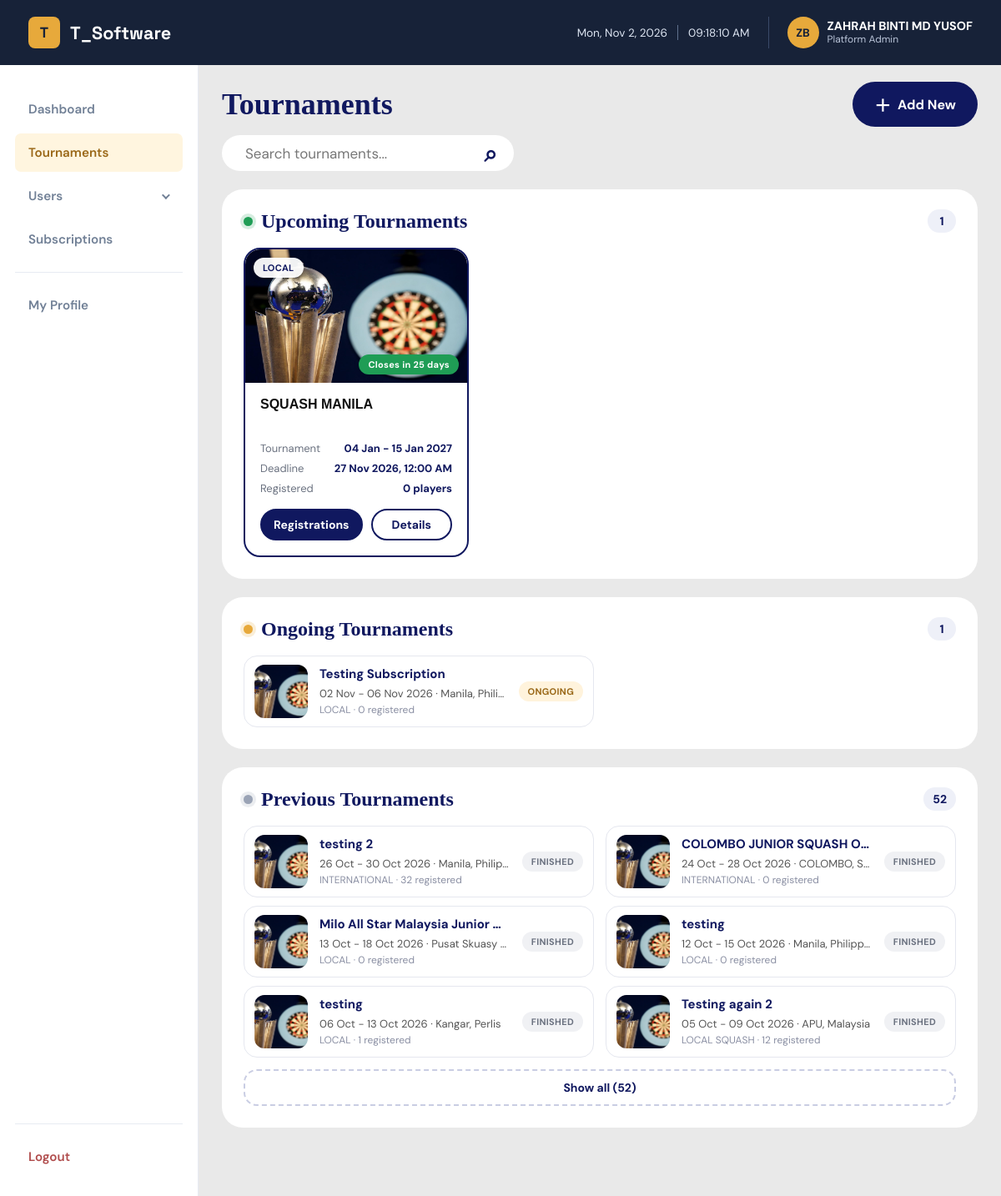
Screenshot of /admin/admin_index.php (signed in) with the database file from the repository.
### tables this page shows
CREATE TABLE `tournament` (
  `tournamentID` int(11) NOT NULL,
  `tournament_startdate` datetime NOT NULL,
  `tournament_enddate` datetime NOT NULL,
  `tournament_name` varchar(255) NOT NULL,
  `tournament_description` mediumtext NOT NULL,
  `tournament_detail_link` varchar(255) NOT NULL,
  `tournament_location` varchar(255) NOT NULL,
  `tournament_country` varchar(100) DEFAULT NULL,
  `tournament_fee` varchar(255) NOT NULL,
  `tournament_deadline` datetime NOT NULL,
  `tournament_age_cutoff` date DEFAULT NULL,
  `tournament_type` varchar(50) NOT NULL,
  `tournament_tshirt_size` varchar(255) DEFAULT NULL,
  `tournament_picture` varchar(255) DEFAULT NULL,
  `registration_field` varchar(10000) NOT NULL,
  `creatorID` varchar(255) NOT NULL
);

### admin/admin_auth.php (called while the page is built, shortened)
<?php
require_once __DIR__ . '/../db.php';
$authStmt = $conn->prepare("SELECT adminID, admin_name, admin_country, admin_profile, admin_role, admin_active FROM admins WHERE adminID = ?");
$authStmt->bind_param("s", $_SESSION['userid']);
$authStmt->execute();
$currentAdmin = $authStmt->get_result()->fetch_assoc();
$currentAdminRole = $currentAdmin['admin_role'];
function isPlatformAdmin()
{
    global $currentAdminRole;
    return $currentAdminRole === 'platform';
}
    ?>

### admin/admin_index.php (the view, shortened to what this page needs)
<?php
require_once '../db.php';
require_once 'admin_auth.php';
$creatorFilter = isPlatformAdmin()
    ? ""
    : "WHERE t.creatorID = '" . $conn->real_escape_string($_SESSION['userid']) . "'";
$tournaments_query = "SELECT
                          t.tournamentid,
                          t.tournament_name,
                          t.tournament_type,
                          t.tournament_location,
                          t.tournament_country,
                          t.tournament_startdate,
                          t.tournament_enddate,
                          t.tournament_deadline,
                          t.tournament_picture,
                          COUNT(tr.registrationID) AS registered_count
                      FROM tournament t
                      LEFT JOIN tournament_register tr
                          ON tr.tournamentID = t.tournamentID
                      $creatorFilter
                      GROUP BY t.tournamentID
                      ORDER BY t.tournament_startdate ASC";
$tournaments_result = $conn->query($tournaments_query);
$open_tournaments = [];
$upcoming_tournaments = [];
$ongoing_tournaments = [];
$previous_tournaments = [];
$now = time();
while ($tournament = $tournaments_result->fetch_assoc()) {
    $start = tournament_time($tournament['tournament_startdate']);
    $end = tournament_time($tournament['tournament_enddate']);
    $deadline = tournament_time($tournament['tournament_deadline']);
    if ($deadline !== null && $deadline >= $now) {
        $tournament['days_left'] = (int)round(
            (strtotime(date('Y-m-d', $deadline)) - strtotime(date('Y-m-d', $now))) / 86400
        );
        $open_tournaments[] = $tournament;
    } elseif ($start !== null && $start > $now) {
        $upcoming_tournaments[] = $tournament;
    } elseif ($end !== null && $end >= $now) {
        $ongoing_tournaments[] = $tournament;
    } else {
        $previous_tournaments[] = $tournament;
    }
}
usort($open_tournaments, function ($a, $b) {
    return strcmp($a['tournament_deadline'], $b['tournament_deadline']);
});
$by_start = function ($a, $b) {
    return strcmp($a['tournament_startdate'], $b['tournament_startdate']);
};
usort($upcoming_tournaments, $by_start);
usort($ongoing_tournaments, $by_start);
$previous_tournaments = array_reverse($previous_tournaments);
$previous_limit = 6;
function tournament_time($value) {
    if (empty($value) || strpos($value, '0000-00-00') === 0) {
        return null;
    }
    $time = strtotime($value);
    return $time === false ? null : $time;
}
function tournament_picture($tournament) {
    $picture = trim($tournament['tournament_picture'] ?? '');
    if ($picture === '' || strtoupper($picture) === 'NULL') {
        return './assets/tournament.jpg';
    }
    $path = strpos($picture, '../') === 0 ? $picture : '../uploads/tournaments/' . $picture;
    return file_exists(__DIR__ . '/' . $path) ? $path : './assets/tournament.jpg';
}
function tournament_dates($tournament) {
    $start = tournament_time($tournament['tournament_startdate']);
    $end = tournament_time($tournament['tournament_enddate']);
    if ($start === null) {
        return 'Dates not set';
    }
    if (date('Y', $start) === date('Y', $end)) {
        return date('d M', $start) . ' - ' . date('d M Y', $end);
    }
    return date('d M Y', $start) . ' - ' . date('d M Y', $end);
}
function tournament_place($tournament) {
    $parts = array_filter([
        trim($tournament['tournament_location'] ?? ''),
        trim($tournament['tournament_country'] ?? '')
    ]);
    return implode(', ', $parts);
}
function tournament_link($id) {
    return 'admin_each_tournament.php?id=' . (int)$id;
}
function open_card($tournament) {
    $id = (int)$tournament['tournamentid'];
    $days = $tournament['days_left'];
    if ($days <= 0) {
        $closing = 'Closes today';
    } elseif ($days === 1) {
        $closing = 'Closes tomorrow';
    } else {
        $closing = 'Closes in ' . $days . ' days';
    }
    ?>
    <article class="open-card">
        <div class="open-image">
            <img
                src="<?= htmlspecialchars(tournament_picture($tournament)) ?>"
                alt="<?= htmlspecialchars($tournament['tournament_name']) ?>"
            >
            <span class="type-badge">
                <?= htmlspecialchars(strtoupper($tournament['tournament_type'])) ?>
            </span>
            <span class="closing-badge <?= $days <= 3 ? 'urgent' : '' ?>">
                <?= $closing ?>
            </span>
        </div>
        <div class="open-content">
            <h3><?= htmlspecialchars($tournament['tournament_name']) ?></h3>
            <ul class="open-meta">
                <li>
                    <span>Tournament</span>
                    <strong><?= htmlspecialchars(tournament_dates($tournament)) ?></strong>
                </li>
                <li>
                    <span>Deadline</span>
                    <strong><?= date('d M Y, h:i A', strtotime($tournament['tournament_deadline'])) ?></strong>
                </li>
                <li>
                    <span>Registered</span>
                    <strong><?= (int)$tournament['registered_count'] ?> player<?= (int)$tournament['registered_count'] === 1 ? '' : 's' ?></strong>
                </li>
            </ul>
            <div class="open-actions">
                <a class="btn-primary" href="admin_each_tournament.php?id=<?= $id ?>">
                    Registrations
                </a>
                <a class="btn-outline" href="admin_view_tournaments.php?id=<?= $id ?>">
                    Details
                </a>
            </div>
        </div>
    </article>
    <?php
}
function list_item($tournament, $badge, $badge_class, $hidden = false) {
    $id = (int)$tournament['tournamentid'];
    $place = tournament_place($tournament);
    $link = tournament_link($id);
    $tag = $link ? 'a' : 'div';
    ?>
    <<?= $tag ?>
        class="list-item <?= $hidden ? 'extra-item' : '' ?>"
        <?= $link ? 'href="' . htmlspecialchars($link) . '"' : '' ?>
        <?= $hidden ? 'hidden' : '' ?>
    >
        <img
            class="list-thumb"
            src="<?= htmlspecialchars(tournament_picture($tournament)) ?>"
            alt=""
        >
        <div class="list-info">
            <h4><?= htmlspecialchars($tournament['tournament_name']) ?></h4>
            <p>
                <?= htmlspecialchars(tournament_dates($tournament)) ?>
                <?php if ($place !== ''): ?>
                    &middot; <?= htmlspecialchars($place) ?>
                <?php endif; ?>
            </p>
            <p class="list-sub">
                <?= htmlspecialchars(strtoupper($tournament['tournament_type'])) ?>
                &middot; <?= (int)$tournament['registered_count'] ?> registered
            </p>
        </div>
        <span class="status-badge <?= $badge_class ?>"><?= $badge ?></span>
    </<?= $tag ?>>
    <?php
}
?>
<!DOCTYPE html>
<html lang="en">
<head>
    <link href="./assets/style.css" rel="stylesheet" type="text/css">
    <link href="./assets/index.css?v=<?= filemtime(__DIR__ . '/assets/index.css') ?>" rel="stylesheet" type="text/css">
</head>
<body>
    <?php require_once 'admin_navbar.php'; ?>
    <main class="tournament-page">
        <div class="page-header">
            <h1><?= isPlatformAdmin() ? 'Tournaments' : 'My Tournaments' ?></h1>
            <a class="add-new-btn" href="admin_create_tournament.php">
                <span>＋</span>
                Add New
            </a>
        </div>
        <div class="search-wrapper">
            <input
                id="tournament-search"
                type="search"
                placeholder="Search tournaments..."
                autocomplete="off"
            >
            <span class="search-icon">⌕</span>
        </div>
        <section class="panel">
            <div class="panel-header">
                <h2>
                    <span class="dot dot-open"></span>
                    Upcoming Tournaments
                </h2>
                <span class="panel-count"><?= count($open_tournaments) + count($upcoming_tournaments) ?></span>
            </div>
            <?php if ($open_tournaments): ?>
                <div class="open-grid">
                    <?php foreach ($open_tournaments as $tournament): ?>
                        <?php open_card($tournament); ?>
                    <?php endforeach; ?>
                </div>
            <?php endif; ?>
        </section>
        <section class="panel">
            <div class="panel-header">
                <h2>
                    <span class="dot dot-current"></span>
                    Ongoing Tournaments
                </h2>
                <span class="panel-count"><?= count($ongoing_tournaments) ?></span>
            </div>
            <div class="list list-grid">
                <?php if ($ongoing_tournaments): ?>
                    <?php foreach ($ongoing_tournaments as $tournament): ?>
                        <?php list_item($tournament, 'Ongoing', 'badge-ongoing'); ?>
                    <?php endforeach; ?>
                <?php else: ?>
                    <p class="no-tournaments">No tournaments are being held right now.</p>
                <?php endif; ?>
            </div>
        </section>
        <section class="panel">
            <div class="panel-header">
                <h2>
                    <span class="dot dot-previous"></span>
                    Previous Tournaments
                </h2>
                <span class="panel-count"><?= count($previous_tournaments) ?></span>
            </div>
            <div class="list list-grid">
                <?php if ($previous_tournaments): ?>
                    <?php foreach ($previous_tournaments as $index => $tournament): ?>
                        <?php list_item($tournament, 'Finished', 'badge-finished', $index >= $previous_limit); ?>
                    <?php endforeach; ?>
                <?php else: ?>
                    <p class="no-tournaments">No previous tournaments.</p>
                <?php endif; ?>
            </div>
            <?php if (count($previous_tournaments) > $previous_limit): ?>
                <button type="button" class="show-all-btn" id="showAllPrevious">
                    Show all (<?= count($previous_tournaments) ?>)
                </button>
            <?php endif; ?>
        </section>
    </main>
</body>
</html>

### admin/admin_navbar.php (shortened to what this page needs)
<header class="site-header">
    <nav>
        <a class="brand" href="<?= isPlatformAdmin() ? 'admin_dashboard.php' : 'admin_index.php' ?>" aria-label="T_Software home">
            <span class="brand-mark">T</span>
            <span>T_Software</span>
        </a>
        <div class="nav-right">
            <div class="nav-datetime" aria-live="polite">
                <span id="current-date"></span>
                <span id="current-time"></span>
            </div>
            <?php
            $navName = $currentAdmin['admin_name'] ?? '';
            $navInitials = strtoupper(implode('', array_map(function ($word) {
                return substr($word, 0, 1);
            }, array_slice(preg_split('/\s+/', trim($navName)), 0, 2))));
            $navPhoto = null;
            ?>
            <a href="admin_my_profile.php" class="nav-user" title="My Profile">
                <span class="nav-avatar">
                    <?php if ($navPhoto): ?>
                        <img src="<?= htmlspecialchars($navPhoto) ?>" alt="">
                    <?php else: ?>
                        <?= htmlspecialchars($navInitials) ?>
                    <?php endif; ?>
                </span>
                <span class="nav-user-text">
                    <strong><?= htmlspecialchars($navName) ?></strong>
                    <small><?= isPlatformAdmin() ? 'Platform Admin' : 'Tournament Organizer' ?></small>
                </span>
            </a>
        </div>
    </nav>
    <aside>
        <ul>
            <?php $current_page = basename($_SERVER['PHP_SELF']); ?>
            <?php
            $tournament_pages = [
                'admin_index.php', 'admin_tournaments.php', 'admin_create_tournament.php',
                'admin_view_tournaments.php', 'admin_each_tournament.php', 'admin_seeding.php',
                'admin_draw.php', 'admin_player_tournament_registration.php', 'admin_ranking_check.php',
                'admin_referees.php'
            ];
            ?>
            <?php if (isPlatformAdmin()): ?>
                <li><a href="admin_dashboard.php" class="<?= $current_page == 'admin_dashboard.php' ? 'active' : '' ?>">Dashboard</a></li>
            <?php endif; ?>
            <li><a href="admin_index.php" class="<?= in_array($current_page, $tournament_pages, true) ? 'active' : '' ?>"><?= isPlatformAdmin() ? 'Tournaments' : 'My Tournaments' ?></a></li>
            <?php if (isPlatformAdmin()): ?>
                <?php
                $player_pages = ['admin_player_lists.php', 'admin_player_create.php'];
                $admin_pages = ['admin_admins.php', 'admin_add_admin.php', 'admin_admin_details.php'];
                $users_open = in_array($current_page, $admin_pages, true) || in_array($current_page, $player_pages, true);
                ?>
                <li class="has-submenu <?= $users_open ? 'open' : '' ?>">
                    <button type="button" class="submenu-toggle <?= $users_open ? 'active' : '' ?>"
                            aria-expanded="<?= $users_open ? 'true' : 'false' ?>" aria-controls="usersMenu">
                        Users
                        <span class="chevron" aria-hidden="true"></span>
                    </button>
                </li>
                <li><a href="admin_subscriptions.php" class="<?= $current_page == 'admin_subscriptions.php' ? 'active' : '' ?>">Subscriptions</a></li>
            <?php else: ?>
                <li><a href="admin_my_subscription.php" class="<?= in_array($current_page, ['admin_my_subscription.php', 'admin_platform_payment.php'], true) ? 'active' : '' ?>">My Subscription</a></li>
            <?php endif; ?>
            <li class="menu-divider"><a href="admin_my_profile.php" class="<?= $current_page == 'admin_my_profile.php' ? 'active' : '' ?>">My Profile</a></li>
        </ul>
        <div class="logout-section">
            <a href="../logout.php" class="logout-btn">Logout</a>
        </div>
    </aside>
</header>

### rows the page displays
tournament: tournament_type "LOCAL", tournament_name "SQUASH MANILA", tournament_dates($tournament) "04 Jan - 15 Jan 2027", tournament_deadline "27 Nov 2026, 12:00 AM", registered_count "0"
tournament: tournament_name "Testing Subscription", tournament_dates($tournament) "02 Nov - 06 Nov 2026", place "Manila, Phili…", tournament_type "LOCAL", registered_count "0", badge "ONGOING"
tournament: tournament_name "testing 2", tournament_dates($tournament) "26 Oct - 30 Oct 2026", place "Manila, Philip…", tournament_type "INTERNATIONAL", registered_count "32", badge "FINISHED"
tournament: tournament_name "COLOMBO JUNIOR SQUASH O…", tournament_dates($tournament) "24 Oct - 28 Oct 2026", tournament_location "COLOMBO, S…", tournament_type "INTERNATIONAL", registered_count "0", badge "FINISHED"
tournament: tournament_name "Milo All Star Malaysia Junior…", tournament_dates($tournament) "13 Oct - 18 Oct 2026", tournament_location "Pusat Skuasy…", tournament_type "LOCAL", registered_count "0", badge "FINISHED"
tournament: tournament_name "testing", tournament_dates($tournament) "12 Oct - 15 Oct 2026", place "Manila, Philipp…", tournament_type "LOCAL", registered_count "0", badge "FINISHED"
tournament: tournament_name "testing", tournament_dates($tournament) "06 Oct - 13 Oct 2026", tournament_location "Kangar, Perlis", tournament_type "LOCAL", registered_count "1", badge "FINISHED"
tournament: tournament_name "Testing again 2", tournament_dates($tournament) "05 Oct - 09 Oct 2026", place "APU, Malaysia", tournament_type "LOCAL SQUASH", registered_count "12", badge "FINISHED"

### other values shown
$navInitials "ZB"
$navName "ZAHRAH BINTI MD YUSOF"
count($open_tournaments) + count($upcoming_tournaments) "1"
count($ongoing_tournaments) "1"
count($previous_tournaments) "52"
